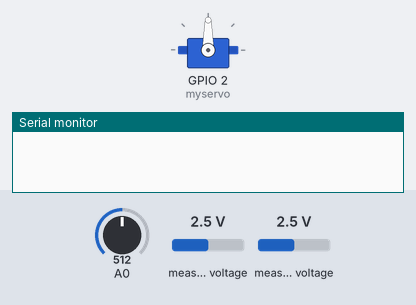
The sketch below on a simulated ESP8266 (NodeMCU). On the bench: servo, the last lines printed to the serial monitor. The inputs (shaded band) are chosen by the test bench; at power-on: A0 = 512, measured voltage 2.5 V. WiFi joins after 1.5 s; servers stay silent unless stated.

Above: at 0.1 s.
At 1.9 s:
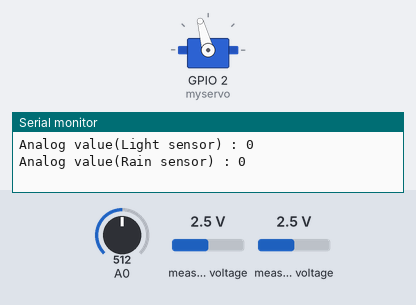
Timing chart, 0 to 3.4 s (numbered marks = the images above):
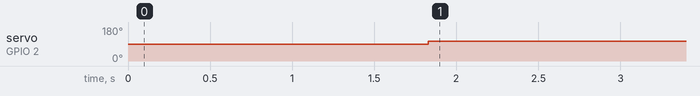

Measured:
- by itself, servo on GPIO 2 (myservo): 90° → 105° at 1.8 s

The sketch:

Proyek.ino
```cpp
#include<Servo.h>
#include <Wire.h>
#include <Adafruit_ADS1015.h>
#define BLYNK_PRINT Serial
#include <ESP8266WiFi.h>
#include <BlynkSimpleEsp8266.h>
Adafruit_ADS1115 ads(0x48);
Servo myservo;
char auth[] = "";
char ssid[] = "ASUS_X01BD";
char pass[] = "xxxxx";
int16_t adc0, adc1;
int sensorValue = 0;
const int capteur_D = 4;
int val_analogique;
int c;
int w;
int q;

BlynkTimer timer;
void myTimerEvent()
{
  sensorValue = analogRead(A0);
  Blynk.virtualWrite(V5, q);
  Blynk.virtualWrite(V1, w);

}
BLYNK_WRITE(V2)
{
  int pinValue = param.asInt();
  c=pinValue;
}

void setup()
{
  pinMode(capteur_D, INPUT);
  pinMode(w, INPUT);
  Serial.begin(9600);
  myservo.attach(2);
  Blynk.begin(auth, ssid, pass);
  timer.setInterval(1000L, myTimerEvent);
  ads.begin();
}

void loop()
{
  q = adc0/16;
  w = adc1/16;
  val_analogique=analogRead(w);
  sensorValue = analogRead(q);
  adc0 = ads.readADC_SingleEnded(0);
  adc1 = ads.readADC_SingleEnded(1);
  if(q>=c && w>=c)
  {
    Serial.print("Slider value : ");
    Serial.println(c);
    Serial.println("Digital value : Cloudly & Dry");
    delay(10);
    myservo.write(105);
    delay(15);
  }
  else if(q<c && w<=c)
  {
    Serial.print("Slider value : ");
    Serial.println(c);
    Serial.println("Digital value : Hot & Rain");
    delay(10);
    myservo.write(105);
    delay(15);
  }
  else if(q>=c && w<c)
  {
    Serial.print("Slider value : ");
    Serial.println(c);
    Serial.println("Digital value : Cloudly & Rain");
    delay(10);
    myservo.write(105);
    delay(15);
  }
  else if(q<c && w>=c)
  {
    Serial.print("Slider value : ");
    Serial.println(c);
    Serial.println("Digital value : Hot & Dry");
    delay(10);
    myservo.write(10);
    delay(15);
  }

  Serial.print("Analog value(Light sensor) : ");
  Serial.println(q);
  Serial.print("Analog value(Rain sensor) : ");
  Serial.println(w);
  Serial.println(" ");
  delay(1000);
  Blynk.run();
  timer.run();
}
```
